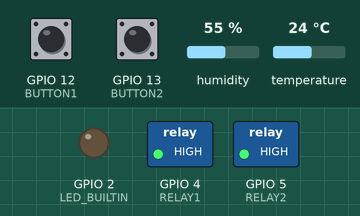
A sketch run on a simulated ESP8266 (NodeMCU). Parts: switched loads named in the sketch (green lamp = pin HIGH), output pins drawn as LEDs (lit = HIGH, except the on-board LED, lit = LOW). Dashed ring = blinking. Inputs (shaded band) come from the test bench; at power-on: GPIO 12 (BUTTON1) HIGH, GPIO 13 (BUTTON2) HIGH, humidity 55 %, temperature 24 °C.

Above: at 6.8 s.
6.9 s: GPIO 12 (BUTTON1) pulled LOW for 0.15 s
At 9.4 s:
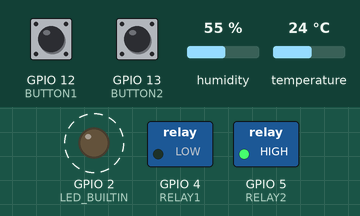
11.1 s: GPIO 13 (BUTTON2) pulled LOW for 0.15 s
At 13.0 s:
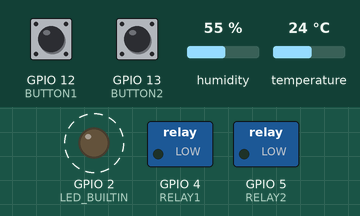
18.1 s: GPIO 12 (BUTTON1) pulled LOW for 1 s
At 23.5 s:
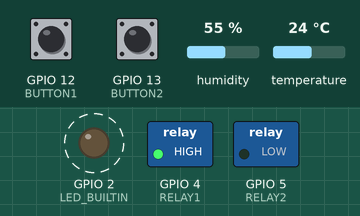
23.6 s: GPIO 12 (BUTTON1) pulled LOW for 3.2 s
At 33.1 s:
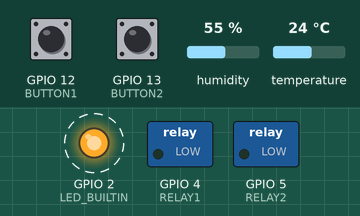
33.3 s: GPIO 13 (BUTTON2) pulled LOW for 1 s
At 36.1 s:
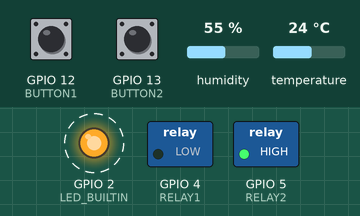
Timing chart, 0 to 41.8 s (numbered marks = the images above; inputs shaded):
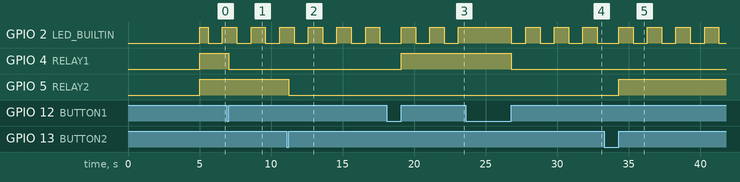

Measured:
- after the input at 6.9 s, GPIO 4 (RELAY1): HIGH → LOW after 0.15 s
- after the input at 11.1 s, GPIO 5 (RELAY2): HIGH → LOW after 0.15 s
- after the input at 18.1 s, GPIO 4 (RELAY1): LOW → HIGH after 1.0 s
- after the input at 23.6 s, GPIO 4 (RELAY1): HIGH → LOW after 3.2 s
- after the input at 33.3 s, GPIO 5 (RELAY2): LOW → HIGH after 1.0 s
- by itself, GPIO 2 (LED_BUILTIN): alternates HIGH for 1.0 s and LOW for 1.0 s

The sketch:

LeafNode.ino
```cpp
#include <ESP8266WiFi.h>
#include <espnow.h>
#include <DHT.h>

#define BOARD_ID 4
#define Node2 0
#define Node3 1

#define BUTTON1 12
#define BUTTON2 13
#define RELAY1 4
#define RELAY2 5

#define DHT_TYPE DHT11
#define DHT_PIN  14
DHT _DHT11(DHT_PIN, DHT_TYPE);

uint32_t current_time = 0;
uint32_t Wait_readSensor = 0;
uint8_t CONNECT_TIMEOUT = 0;
uint32_t led_time = 0;
uint16_t status_time = 200;

uint32_t RL_4to1_Wait = 0;
uint32_t SS_4to1_Wait = 0;
bool RL_Send_Ok = 1;
bool SS_Send_Ok = 1;
uint8_t Sending_Type = 0;
uint8_t Node2_Fail = 0;
uint8_t Node3_Fail = 0;

bool CONNECT_TO = 0;
bool CONNECT_OK = 0;
uint8_t Wait_Connect = 10;
bool ESPNOW_Rcv_Flag = 0;

uint8_t ParentNode_Addr_1[] = {0xC8, 0xC9, 0xA3, 0x58, 0x0B, 0xED};
uint8_t ParentNode_Addr_2[] = {0xBC, 0xFF, 0x4D, 0xF9, 0x53, 0x21};

//Structure example to send data
//Must match the receiver structure
typedef struct struct_message_DataRelay{
    uint8_t type = '#';
    uint8_t fromID;
    uint8_t toID;
    bool RL1;
    bool RL2;
} struct_message_DataRelay;

typedef struct struct_message_DataSensor{
    uint8_t type = '%';
    uint8_t fromID;
    uint8_t toID;
    uint8_t temp;
    uint8_t humi;
} struct_message_DataSensor;

// Create a struct_message called DHTReadings to hold sensor readings
struct_message_DataSensor DataToSend_Sensor;
struct_message_DataRelay DataToSend_Relay;

// Callback when data is sent
void OnDataSent(uint8_t *mac_addr, uint8_t sendStatus) {
  if (sendStatus == 0){
//    Serial.println("Delivery success");
    CONNECT_OK = 1; status_time = 1000;

    if(Sending_Type == 1) RL_Send_Ok = 1;
    if(Sending_Type == 2) SS_Send_Ok = 1;

    if(memcmp(mac_addr,ParentNode_Addr_1,sizeof(mac_addr)) == 0) {CONNECT_TO = Node2; Node2_Fail = 0;}
    if(memcmp(mac_addr,ParentNode_Addr_2,sizeof(mac_addr)) == 0) {CONNECT_TO = Node3; Node3_Fail = 0;}
  }
  else{
//    Serial.println("Delivery fail");
    status_time = 200;

    if(Sending_Type == 1) {RL_Send_Ok = 0; RL_4to1_Wait = millis();}
    if(Sending_Type == 2) {SS_Send_Ok = 0; SS_4to1_Wait = millis();}

    if(memcmp(mac_addr,ParentNode_Addr_1,sizeof(mac_addr)) == 0) {
      if(Node2_Fail == 3) {
        ESPNOW_Scan_Channel(ParentNode_Addr_1);
        Node2_Fail = 0;
      }
      Node2_Fail += 1;
    }
    if(memcmp(mac_addr,ParentNode_Addr_2,sizeof(mac_addr)) == 0) {
      if(Node3_Fail == 3) {
        ESPNOW_Scan_Channel(ParentNode_Addr_2);
        Node3_Fail = 0;
      }
      Node3_Fail += 1;
    }

    if(CONNECT_TIMEOUT == 9 && CONNECT_TO == Node2){CONNECT_TO = Node3; CONNECT_TIMEOUT = 0;}
    if(CONNECT_TIMEOUT == 9 && CONNECT_TO == Node3){CONNECT_TO = Node2; CONNECT_TIMEOUT = 0;}
    CONNECT_TIMEOUT += 1;
  }
}

// Callback when data is received
void IRAM_ATTR OnDataRecv(uint8_t * mac, uint8_t *incomingData, uint8_t len){
  if((char)incomingData[0] == '#')
  {
    struct_message_DataRelay DataReading_Relay;
    memcpy(&DataReading_Relay, incomingData, sizeof(DataReading_Relay));
    if(DataReading_Relay.fromID == 1 && DataReading_Relay.toID == 4) {
      DataToSend_Relay.RL1 = DataReading_Relay.RL1; DataToSend_Relay.RL2 = DataReading_Relay.RL2;
      ESPNOW_Rcv_Flag = 1;
    }
  }
}

void setup() {
  // Init Serial Monitor
  //Serial.begin(115200);
  delay(5000);

  pinMode(BUTTON1, INPUT_PULLUP);
  pinMode(BUTTON2, INPUT_PULLUP);
  pinMode(RELAY1, OUTPUT); digitalWrite(RELAY1,HIGH);
  pinMode(RELAY2, OUTPUT); digitalWrite(RELAY2,HIGH);
  pinMode(LED_BUILTIN, OUTPUT); digitalWrite(LED_BUILTIN,HIGH);

  _DHT11.begin();
  delay(100);

  // Set device as a Wi-Fi Station
  WiFi.mode(WIFI_STA);
  WiFi.disconnect();

  // Init ESP-NOW
  if (esp_now_init() != 0) {
    //Serial.println("Error initializing ESP-NOW");
    return;
  }
  esp_now_set_self_role(ESP_NOW_ROLE_COMBO);
  esp_now_register_send_cb(OnDataSent);
  esp_now_add_peer(ParentNode_Addr_1, ESP_NOW_ROLE_COMBO, 1, NULL, 0);
  esp_now_add_peer(ParentNode_Addr_2, ESP_NOW_ROLE_COMBO, 1, NULL, 0);
  esp_now_register_recv_cb(OnDataRecv);

  //RL_4to1_Wait connected to RootNode
  while(Wait_Connect){
    if(CONNECT_TO == Node2) esp_now_send(ParentNode_Addr_1, (uint8_t *) "OK", 2);
    else esp_now_send(ParentNode_Addr_2, (uint8_t *) "OK", 2);
    if(CONNECT_OK) break;
    delay(500);
  }

  DataToSend_Relay.fromID = BOARD_ID; DataToSend_Relay.toID = 1;
  DataToSend_Sensor.fromID = BOARD_ID; DataToSend_Sensor.toID = 1;
  //Serial.println("Connect to ParentNode:[OK]");
}

void loop() {

  if(millis() - current_time >= 1000)
  {
    current_time = millis();
    Sending_Type = 0;
    if(CONNECT_TO == Node2) esp_now_send(ParentNode_Addr_1, (uint8_t *) "OK", 2);
    else esp_now_send(ParentNode_Addr_2, (uint8_t *) "OK", 2);
//    esp_now_send(ParentNode_Addr_1, (uint8_t *) "OK", 2);
//    esp_now_send(ParentNode_Addr_2, (uint8_t *) "OK", 2);
  }

  Check_Button();
  ESPNOW_Rcv_Handle();
  led_status();

  RL_4to1_Againt();
  SS_4to1_Againt();

  if(millis() - Wait_readSensor >= 10000) {
    Wait_readSensor = millis();
    uint8_t t = _DHT11.readTemperature();
    uint8_t h = _DHT11.readHumidity();
    if(t > 0 && t <= 100 && h > 0 && h <= 100) {
      DataToSend_Sensor.temp = t; DataToSend_Sensor.humi = h;
      Sending_Type = 2;
      if(CONNECT_TO == Node2) esp_now_send(ParentNode_Addr_1, (uint8_t *) &DataToSend_Sensor, sizeof(DataToSend_Sensor));
      else esp_now_send(ParentNode_Addr_2, (uint8_t *) &DataToSend_Sensor, sizeof(DataToSend_Sensor));
    }
  }
}

void ESPNOW_Scan_Channel(u8 *macaddr)
{
  static uint8_t channel_scan = 1;
  wifi_promiscuous_enable(1);
  wifi_set_channel(channel_scan);
  wifi_promiscuous_enable(0);
  esp_now_set_peer_channel(macaddr,channel_scan);
  channel_scan += 5; if(channel_scan == 16) channel_scan = 1;
}

void Check_Button() {
  if(digitalRead(BUTTON1) == 0) {
    delay(20);
    while(digitalRead(BUTTON1) == 0);
    digitalWrite(RELAY1,!digitalRead(RELAY1));
    if(digitalRead(RELAY1)) DataToSend_Relay.RL1 = 0;
    else DataToSend_Relay.RL1 = 1;
    Sending_Type = 1;
    if(CONNECT_TO == Node2) esp_now_send(ParentNode_Addr_1, (uint8_t *) &DataToSend_Relay, sizeof(DataToSend_Relay));
    else esp_now_send(ParentNode_Addr_2, (uint8_t *) &DataToSend_Relay, sizeof(DataToSend_Relay));
  }
  if(digitalRead(BUTTON2) == 0) {
    delay(20);
    while(digitalRead(BUTTON2) == 0);
    digitalWrite(RELAY2,!digitalRead(RELAY2));
    if(digitalRead(RELAY2)) DataToSend_Relay.RL2 = 0;
    else DataToSend_Relay.RL2 = 1;
    Sending_Type = 1;
    if(CONNECT_TO == Node2) esp_now_send(ParentNode_Addr_1, (uint8_t *) &DataToSend_Relay, sizeof(DataToSend_Relay));
    else esp_now_send(ParentNode_Addr_2, (uint8_t *) &DataToSend_Relay, sizeof(DataToSend_Relay));
  }
}

void led_status()
{
  if(millis() - led_time >= status_time)
  {
    digitalWrite(LED_BUILTIN,!digitalRead(LED_BUILTIN));
    led_time = millis();
  }
}

void RL_4to1_Againt() {
  if(millis() - RL_4to1_Wait >= 1000 && RL_Send_Ok == 0) {
    RL_4to1_Wait = millis();
    Sending_Type = 1;
    if(CONNECT_TO == Node2) esp_now_send(ParentNode_Addr_1, (uint8_t *) &DataToSend_Relay, sizeof(DataToSend_Relay));
    else esp_now_send(ParentNode_Addr_2, (uint8_t *) &DataToSend_Relay, sizeof(DataToSend_Relay));
  }
}

void SS_4to1_Againt() {
  if(millis() - SS_4to1_Wait >= 1000 && SS_Send_Ok == 0) {
    SS_4to1_Wait = millis();
    Sending_Type = 2;
    if(CONNECT_TO == Node2) esp_now_send(ParentNode_Addr_1, (uint8_t *) &DataToSend_Sensor, sizeof(DataToSend_Sensor));
    else esp_now_send(ParentNode_Addr_2, (uint8_t *) &DataToSend_Sensor, sizeof(DataToSend_Sensor));
  }
}

void ESPNOW_Rcv_Handle() {
  if(ESPNOW_Rcv_Flag == 1) {
    if(DataToSend_Relay.RL1 == 1) digitalWrite(RELAY1,LOW);
    else digitalWrite(RELAY1,HIGH);
    if(DataToSend_Relay.RL2 == 1) digitalWrite(RELAY2,LOW);
    else digitalWrite(RELAY2,HIGH);

    Sending_Type = 1;
    if(CONNECT_TO == Node2) esp_now_send(ParentNode_Addr_1, (uint8_t *) &DataToSend_Relay, sizeof(DataToSend_Relay));
    else esp_now_send(ParentNode_Addr_2, (uint8_t *) &DataToSend_Relay, sizeof(DataToSend_Relay));

    ESPNOW_Rcv_Flag = 0;
  }
}
```
